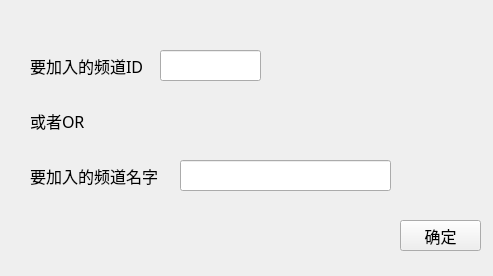
<?xml version="1.0" encoding="UTF-8"?>
<ui version="4.0">
 <class>join_channel</class>
 <widget class="QWidget" name="join_channel">
  <property name="geometry">
   <rect>
    <x>0</x>
    <y>0</y>
    <width>493</width>
    <height>276</height>
   </rect>
  </property>
  <property name="windowTitle">
   <string>Form</string>
  </property>
  <widget class="QLabel" name="label">
   <property name="geometry">
    <rect>
     <x>30</x>
     <y>50</y>
     <width>141</width>
     <height>31</height>
    </rect>
   </property>
   <property name="font">
    <font>
     <family>Adobe 黑体 Std R</family>
     <pointsize>12</pointsize>
    </font>
   </property>
   <property name="text">
    <string>要加入的频道ID</string>
   </property>
  </widget>
  <widget class="QLineEdit" name="id_lineEdit">
   <property name="geometry">
    <rect>
     <x>160</x>
     <y>50</y>
     <width>101</width>
     <height>31</height>
    </rect>
   </property>
   <property name="font">
    <font>
     <family>Adobe 黑体 Std R</family>
     <pointsize>12</pointsize>
    </font>
   </property>
  </widget>
  <widget class="QLabel" name="label_2">
   <property name="geometry">
    <rect>
     <x>30</x>
     <y>110</y>
     <width>91</width>
     <height>21</height>
    </rect>
   </property>
   <property name="font">
    <font>
     <family>Adobe 黑体 Std R</family>
     <pointsize>12</pointsize>
    </font>
   </property>
   <property name="text">
    <string>或者OR</string>
   </property>
  </widget>
  <widget class="QLabel" name="label_3">
   <property name="geometry">
    <rect>
     <x>30</x>
     <y>160</y>
     <width>131</width>
     <height>31</height>
    </rect>
   </property>
   <property name="font">
    <font>
     <family>Adobe 黑体 Std R</family>
     <pointsize>12</pointsize>
    </font>
   </property>
   <property name="text">
    <string>要加入的频道名字</string>
   </property>
  </widget>
  <widget class="QLineEdit" name="name_lineEdit">
   <property name="geometry">
    <rect>
     <x>180</x>
     <y>160</y>
     <width>211</width>
     <height>31</height>
    </rect>
   </property>
   <property name="font">
    <font>
     <family>Adobe 黑体 Std R</family>
     <pointsize>12</pointsize>
    </font>
   </property>
  </widget>
  <widget class="QLabel" name="tip_label">
   <property name="geometry">
    <rect>
     <x>50</x>
     <y>220</y>
     <width>251</width>
     <height>31</height>
    </rect>
   </property>
   <property name="font">
    <font>
     <pointsize>12</pointsize>
    </font>
   </property>
   <property name="text">
    <string/>
   </property>
  </widget>
  <widget class="QPushButton" name="pushButton">
   <property name="geometry">
    <rect>
     <x>400</x>
     <y>220</y>
     <width>81</width>
     <height>31</height>
    </rect>
   </property>
   <property name="font">
    <font>
     <family>Adobe 黑体 Std R</family>
     <pointsize>12</pointsize>
    </font>
   </property>
   <property name="text">
    <string>确定</string>
   </property>
  </widget>
 </widget>
 <resources/>
 <connections/>
</ui>
